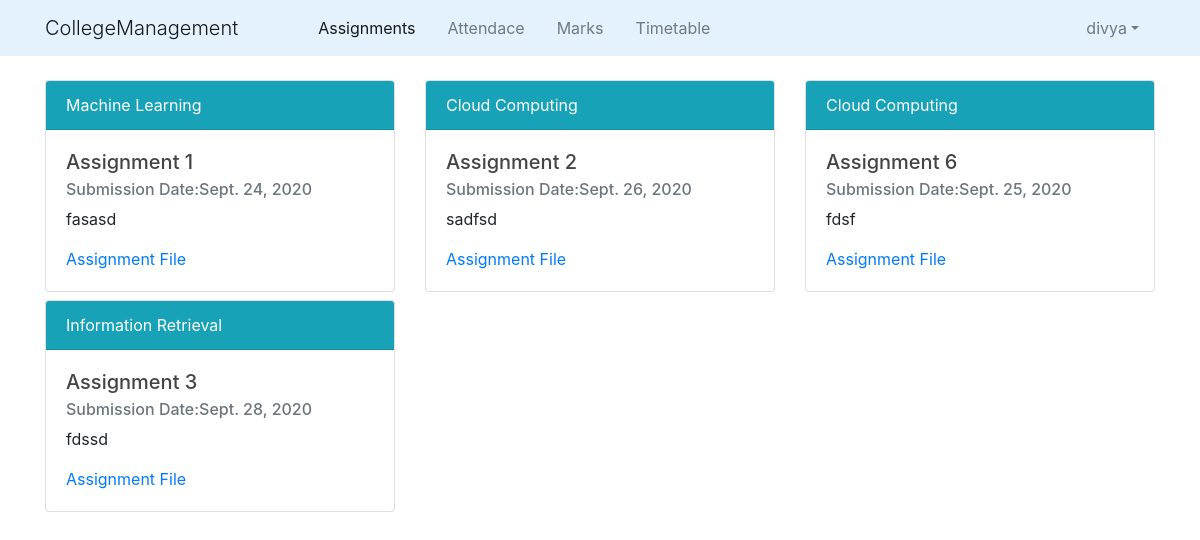
/home/ (signed in), run on the app's committed database.
### college_info/models.py (models this page shows, shortened)
class User(AbstractUser):
    @property
    def is_teacher(self):
        if hasattr(self,'staff'):
            return True
        else:
            return False

class Assignment(models.Model):
    teach = models.ForeignKey(Teaches,on_delete=models.CASCADE)
    title = models.CharField(max_length=100)
    message = models.TextField()
    submission_date = models.DateField()
    doc = models.FileField(upload_to='assignments')
    @property
    def date_passed(self):
        return date.today() > self.submission_date

class Teaches(models.Model):
    batch = models.ForeignKey(Batch,on_delete=models.CASCADE)
    course = models.ForeignKey(Course,on_delete=models.CASCADE)
    staff = models.ForeignKey(Staff,on_delete=models.CASCADE)
    class Meta:
        unique_together=['batch','course','staff']

class Course(models.Model):
    id = models.CharField(primary_key=True,max_length=50)
    name = models.CharField(max_length=50)
    department = models.ForeignKey(Dept,on_delete=models.CASCADE)
    def __str__(self):
        return '{}'.format(self.name)

### college_info/views.py (the view)
# urls.py: 2. Add a URL to urlpatterns:  path('', views.home, name='home')
def home(request):
    context={}
    if request.user.is_teacher:
        if request.method == 'POST':
            form = AssignmentForm(request.POST,request.FILES)
            if form.is_valid():
                form.save()
                return redirect('home')
        else:
            form = AssignmentForm()
            form.fields['teach'].queryset=Teaches.objects.filter(staff__id=request.user.staff.id)
            context['assignments']=Assignment.objects.filter(teach__staff__id=request.user.staff.id)
            context['form']=form
        return render(request,'college_info/staff_home.html',context)
    else:
        context['assignments']=Assignment.objects.filter(teach__batch__id=request.user.student.batch_id.id)
    return render(request,'college_info/home.html',context)

### college_info/templates/college_info/home.html
{% extends "college_info/base.html" %}
{% block content %}
    <div class="container">
        {% if assignments %}
            <div class="row">
                {% for assign in assignments %}
                    {% if not assign.date_passed %}
                        <div class="col-md-4">
                            <div class="card mb-2">
                                <div class="card-header text-white bg-info">
                                {{ assign.teach.course }}
                                </div>
                                <div class="card-body">
                                    <h5 class="card-title">{{ assign.title }}</h5>
                                    <h6 class="card-subtitle mb-2 text-muted">Submission Date:{{ assign.submission_date }}</h6>
                                    <p class="card-text">{{ assign.message }}</p>
                                    <a href="{{ assign.doc.url }}" class="card-link">Assignment File</a>
                                </div>
                            </div>
                        </div>
                    {% endif %}
                {% endfor %}
            </div>
        {% else %}
            <div class="row justify-content-center">
                <h1 class="display-4 text-muted">No Assignments</h1>
            </div>
        {% endif %}
    </div>
{% endblock content %}

### college_info/templates/college_info/base.html (shortened to what this page needs)
{% load static %}
<!DOCTYPE html>
<html lang="en" dir="ltr">
  <head>
    <link rel="stylesheet" href="https://maxcdn.bootstrapcdn.com/bootstrap/4.0.0/css/bootstrap.min.css">
    <link rel="stylesheet" type="text/css" href="{% static 'college_info/style.css' %}">
  </head>
  <body>
    <header class="site-header">
      <nav class="navbar navbar-expand-md navbar-light fixed-top" style="background-color:#e3f2fd">
        {% if request.user.is_authenticated %}
        <div class="container">
          <span class="navbar-brand display-1">CollegeManagement</span>
          <div class="collapse navbar-collapse" id="navbarcontent">
            <div class="navbar-nav ml-5">
              <a class="nav-item nav-link active mx-2 " href="#">Assignments</a>
              <a class="nav-item nav-link mx-2" href="#">Attendace</a>
              <a class="nav-item nav-link mx-2" href="#">Marks</a>
              <a class="nav-item nav-link mx-2" href="#">Timetable</a>
            </div>
            <ul class="navbar-nav ml-auto">
              <li class="nav-item dropdown ml-5">
                <a class="nav-link dropdown-toggle mx-2 " id="navbarDropdown" data-toggle="dropdown" href="#">{{ request.user.username }}</a>
              </li>
            </ul>
          </div>
        </div>
        {% else %}
        <div class="container justify-content-center">
          <span class="navbar-brand display-1 ">CollegeManagement</span>
        </div>
        {% endif %}
      </nav>
    </header>
    {% block content %}{% endblock %}
  </body>
</html>

### college_info/static/college_info/style.css (style rules this page uses)
body { margin-top:5rem; }
h1, h2, h3, h4, h5, h6 { color: #444444; }

### data on the page
User: user.username "divya"
Assignment: teach.course "Machine Learning", title "Assignment 1", submission_date "Sept. 24, 2020", message "fasasd"
Assignment: teach.course "Cloud Computing", title "Assignment 2", submission_date "Sept. 26, 2020", message "sadfsd"
Assignment: teach.course "Cloud Computing", title "Assignment 6", submission_date "Sept. 25, 2020", message "fdsf"
Assignment: teach.course "Information Retrieval", title "Assignment 3", submission_date "Sept. 28, 2020", message "fdssd"
